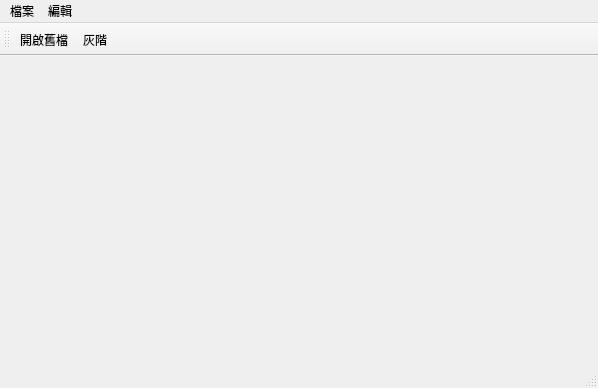
<?xml version="1.0" encoding="UTF-8"?>
<ui version="4.0">
 <class>MainWindow</class>
 <widget class="QMainWindow" name="MainWindow">
  <property name="geometry">
   <rect>
    <x>0</x>
    <y>0</y>
    <width>598</width>
    <height>388</height>
   </rect>
  </property>
  <property name="windowTitle">
   <string>MainWindow</string>
  </property>
  <widget class="QWidget" name="centralwidget"/>
  <widget class="QMenuBar" name="menubar">
   <property name="geometry">
    <rect>
     <x>0</x>
     <y>0</y>
     <width>598</width>
     <height>25</height>
    </rect>
   </property>
   <widget class="QMenu" name="menu">
    <property name="title">
     <string>檔案</string>
    </property>
    <addaction name="OpenFile"/>
    <addaction name="Close"/>
   </widget>
   <widget class="QMenu" name="menu_2">
    <property name="title">
     <string>編輯</string>
    </property>
    <addaction name="toGray"/>
    <addaction name="toHistgram"/>
    <addaction name="toThresh"/>
    <addaction name="toDynamicThresh"/>
   </widget>
   <addaction name="menu"/>
   <addaction name="menu_2"/>
  </widget>
  <widget class="QStatusBar" name="statusbar"/>
  <widget class="QToolBar" name="FileToolBar">
   <property name="windowTitle">
    <string>toolBar</string>
   </property>
   <attribute name="toolBarArea">
    <enum>TopToolBarArea</enum>
   </attribute>
   <attribute name="toolBarBreak">
    <bool>false</bool>
   </attribute>
   <addaction name="OpenFile"/>
   <addaction name="toGray"/>
  </widget>
  <action name="OpenFile">
   <property name="icon">
    <iconset resource="../src/ImageProcess.qrc">
     <normaloff>:/OpenFile/icon/OpenFile.PNG</normaloff>:/OpenFile/icon/OpenFile.PNG</iconset>
   </property>
   <property name="text">
    <string>開啟舊檔</string>
   </property>
  </action>
  <action name="Close">
   <property name="text">
    <string>關閉程式</string>
   </property>
  </action>
  <action name="toGray">
   <property name="icon">
    <iconset resource="../src/ImageProcess.qrc">
     <normaloff>:/Gray/icon/Gray.PNG</normaloff>:/Gray/icon/Gray.PNG</iconset>
   </property>
   <property name="text">
    <string>灰階</string>
   </property>
  </action>
  <action name="toHistgram">
   <property name="text">
    <string>直方圖</string>
   </property>
  </action>
  <action name="toThresh">
   <property name="text">
    <string>二值化</string>
   </property>
  </action>
  <action name="toDynamicThresh">
   <property name="text">
    <string>二值化（動態調整）</string>
   </property>
  </action>
 </widget>
 <resources>
  <include location="../src/ImageProcess.qrc"/>
 </resources>
 <connections>
  <connection>
   <sender>OpenFile</sender>
   <signal>activated()</signal>
   <receiver>MainWindow</receiver>
   <slot>slotOpenFile()</slot>
   <hints>
    <hint type="sourcelabel">
     <x>-1</x>
     <y>-1</y>
    </hint>
    <hint type="destinationlabel">
     <x>298</x>
     <y>193</y>
    </hint>
   </hints>
  </connection>
  <connection>
   <sender>Close</sender>
   <signal>activated()</signal>
   <receiver>MainWindow</receiver>
   <slot>slotClose()</slot>
   <hints>
    <hint type="sourcelabel">
     <x>-1</x>
     <y>-1</y>
    </hint>
    <hint type="destinationlabel">
     <x>298</x>
     <y>193</y>
    </hint>
   </hints>
  </connection>
  <connection>
   <sender>toGray</sender>
   <signal>activated()</signal>
   <receiver>MainWindow</receiver>
   <slot>slotGray()</slot>
   <hints>
    <hint type="sourcelabel">
     <x>-1</x>
     <y>-1</y>
    </hint>
    <hint type="destinationlabel">
     <x>298</x>
     <y>193</y>
    </hint>
   </hints>
  </connection>
  <connection>
   <sender>toHistgram</sender>
   <signal>activated()</signal>
   <receiver>MainWindow</receiver>
   <slot>slotHistgram()</slot>
   <hints>
    <hint type="sourcelabel">
     <x>-1</x>
     <y>-1</y>
    </hint>
    <hint type="destinationlabel">
     <x>298</x>
     <y>193</y>
    </hint>
   </hints>
  </connection>
  <connection>
   <sender>toThresh</sender>
   <signal>activated()</signal>
   <receiver>MainWindow</receiver>
   <slot>slotThresh()</slot>
   <hints>
    <hint type="sourcelabel">
     <x>-1</x>
     <y>-1</y>
    </hint>
    <hint type="destinationlabel">
     <x>298</x>
     <y>193</y>
    </hint>
   </hints>
  </connection>
  <connection>
   <sender>toDynamicThresh</sender>
   <signal>activated()</signal>
   <receiver>MainWindow</receiver>
   <slot>slotDockWidget()</slot>
   <hints>
    <hint type="sourcelabel">
     <x>-1</x>
     <y>-1</y>
    </hint>
    <hint type="destinationlabel">
     <x>298</x>
     <y>193</y>
    </hint>
   </hints>
  </connection>
 </connections>
 <slots>
  <slot>slotClose()</slot>
  <slot>slotOpenFile()</slot>
  <slot>slotGray()</slot>
  <slot>slotHistgram()</slot>
  <slot>slotThresh()</slot>
  <slot>slotDockWidget()</slot>
 </slots>
</ui>
